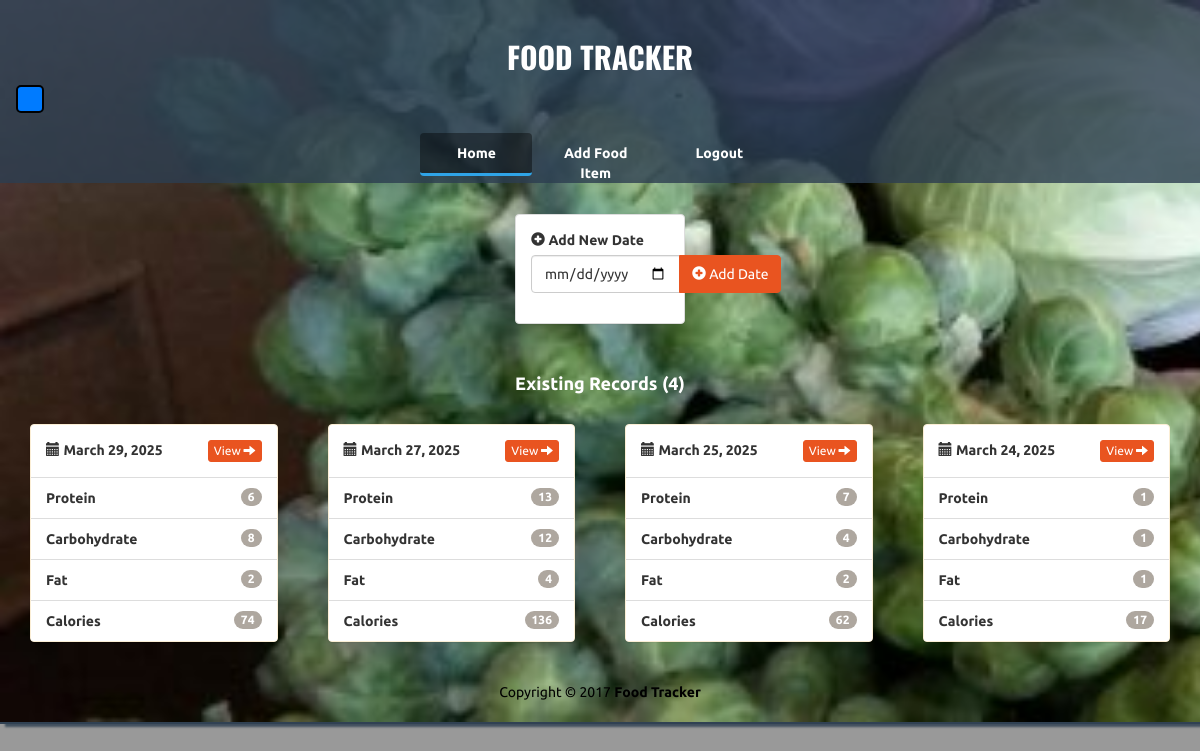
Screenshot of / (signed in) with the database file from the repository.
### foodtracker/models.py (models this page shows)
class Log(db.Model):
    id = db.Column(db.Integer, primary_key=True)
    date = db.Column(db.Date, nullable=False)
    user_id = db.Column(db.Integer, db.ForeignKey('user.id'), nullable=False)
    user = db.relationship('User', backref=db.backref('logs', lazy=True))
    foods = db.relationship('Food', secondary=log_food, lazy='dynamic')

### foodtracker/main/routes.py (the view)
@main.route('/')
@login_required  # ✅ Requires user to be logged in
def index():
    print(f"Current user ID: {current_user.id}")  # Debugging
    logs = Log.query.filter_by(user_id=current_user.id).order_by(Log.date.desc()).all()
    print(f"Logs for user {current_user.id}: {logs}")  # Debugging
    log_dates = []  # ✅ Ensure log_dates is properly initialized
    for log in logs:  # ✅ Fix indentation
        proteins = sum(food.proteins for food in log.foods)
        carbs = sum(food.carbs for food in log.foods)
        fats = sum(food.fats for food in log.foods)
        calories = sum(food.calories for food in log.foods)
        log_dates.append({
            'log_date': log,
            'proteins': proteins,
            'carbs': carbs,
            'fats': fats,
            'calories': calories
        })
    return render_template('index.html', log_dates=log_dates, user=current_user)

### foodtracker/__init__.py (called while the page is built)
def create_app():
    app = Flask(__name__)
    app.config['SECRET_KEY'] = os.getenv('SECRET_KEY', 'default_secret_key')
    app.config['SQLALCHEMY_DATABASE_URI'] = 'sqlite:///db.sqlite3'
    app.config['SQLALCHEMY_TRACK_MODIFICATIONS'] = False
    db.init_app(app)
    app.register_blueprint(main)
    create_database(app)
    login_manager = LoginManager()
    login_manager.login_view = 'main.login'
    login_manager.init_app(app)
    @login_manager.user_loader
    def load_user(id):
        return User.query.get(int(id))
    return app

### foodtracker/models.py (called while the page is built)
    @property
    def calories(self):
        return self.proteins * 4 + self.carbs * 4 + self.fats * 9

### foodtracker/templates/index.html
{% extends "base.html" %} {% block title %}Home{% endblock %}
{% block content%}
			<div class="row t20" style="
    max-width: 600px; /* Limits the form width */
    margin: auto; /* Centers it horizontally */">
				<div class="col-lg-4 col-lg-offset-4">
					<div class="panel panel-default">
						<div class="panel-body">
							<form action="{{ url_for('main.create_log') }}" method="POST" role="form">
								<div class="form-group">
									<label><i class="glyphicon glyphicon-plus-sign"></i> Add New Date</label>
									<div class="input-group">
									  <input type="date" class="form-control" name="date" placeholder="Select New Date" aria-label="date" aria-describedby="add-btn">
									  <span class="input-group-btn">
										<button type="submit" class="btn btn-primary" id="add-btn">
										  <i class="glyphicon glyphicon-plus-sign"></i> Add Date
										</button>
									  </span>
									</div>
								</div>
							</form>
						</div>
					</div>
				</div>
			</div>
			<div class="row t20">
				<div class="col-lg-12">
					<h4 class="text-center text-white"><strong>Existing Records ({{ log_dates|count }})</strong></h4>
				</div>
			</div>
			{% for row in log_dates|batch(4) %}
			<div class="nutrient-row t20">
				{% for log_date in row %}
				<div class="nutrient-item col-lg-3">
					<div class="panel panel-warning">
						<div class="panel-body text-bold">
							<i class="glyphicon glyphicon-calendar"></i> {{log_date['log_date'].date.strftime('%B %d, %Y')}}
							<a class="btn btn-primary btn-xs pull-right" href="{{ url_for('main.view',log_id=log_date['log_date'].id)}}">
								View <i class="glyphicon glyphicon-arrow-right"></i>
							</a>
						</div>
						<ul class="list-group">
							<li class="list-group-item text-bold"><span class="badge">{{log_date['proteins']}}</span> Protein</li>
							<li class="list-group-item text-bold"><span class="badge">{{log_date['carbs']}}</span> Carbohydrate</li>
							<li class="list-group-item text-bold"><span class="badge">{{log_date['fats']}}</span> Fat</li>
							<li class="list-group-item text-bold"><span class="badge">{{log_date['calories']}}</span> Calories</li>
						</ul>
					</div>
				</div>
				{% endfor %}
			</div>
			{% endfor%}
		{% endblock %}

### foodtracker/static/styles.css (style rules this page uses)
body { background: rgba(0, 0, 0, .4); font-family: 'Ubuntu', sans-serif; }
.t20 { margin-top: 20px; }
.text-bold { font-weight: bolder !important; }
.text-white { color: white !important; }

### foodtracker/templates/base.html (style rules this page uses)
.nutrient-row { display: flex !important; flex-wrap: wrap; justify-content: center; gap: 20px; }
.nutrient-item { flex: 1 1 200px; min-width: 150px; white-space: nowrap; }

### rows the page displays
Log: log_date "March 29, 2025"
Log: log_date "March 27, 2025"
Log: log_date "March 25, 2025"
Log: log_date "March 24, 2025"

### other values shown
{{ log_dates|count }} "4"
{{ log_date['proteins'] }} "6" "13" "7" "1"
{{ log_date['carbs'] }} "8" "12" "4" "1"
{{ log_date['fats'] }} "2" "4" "2" "1"
{{ log_date['calories'] }} "74" "136" "62" "17"
